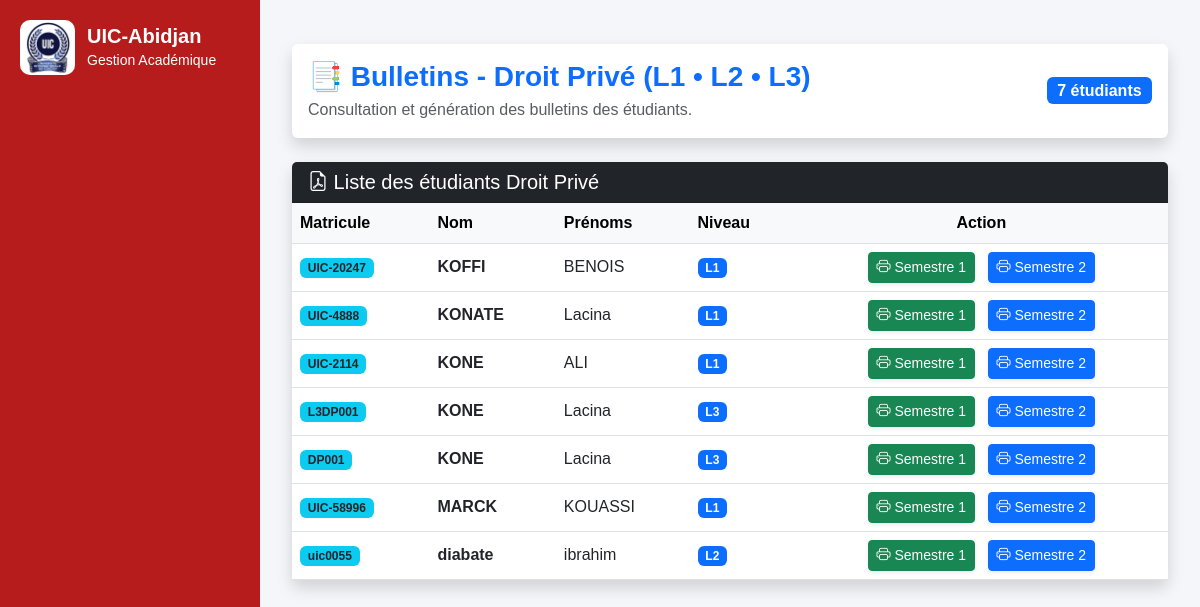
/lmd/l3/droit/bulletins/, run on the app's committed database.
### lmd/models.py (models this page shows, shortened)
class EtudiantLMD(models.Model):
    user = models.OneToOneField(
        User,
        on_delete=models.CASCADE,
        null=True,
        blank=True,
        related_name="etudiant_lmd"
    )
    matricule = models.CharField(
        max_length=50,
        unique=True,
        db_index=True
    )
    nom = models.CharField(
        max_length=100,
        db_index=True
    )
    prenoms = models.CharField(
        max_length=150
    )
    sexe = models.CharField(
        max_length=1,
        choices=(
            ('M', 'Masculin'),
            ('F', 'Féminin'),
        )
    )
    STATUTS = [
        ("AF", "Affecté"),
        ("NF", "Non Affecté"),
    ]
    statut = models.CharField(
        max_length=20,
        choices=STATUTS,
        default="NF"
    )
    date_naissance = models.DateField(
        null=True,
        blank=True
    )
    lieu_naissance = models.CharField(
        max_length=100,
        blank=True,
        null=True
    )
    telephone = models.CharField(
        max_length=30,
        blank=True
    )
    email = models.EmailField(
        blank=True
    )
    NIVEAUX = [
        ("L1", "Licence 1"),
        ("L2", "Licence 2"),
        ("L3", "Licence 3"),
        ("M1", "Master 1"),
        ("M2", "Master 2"),
        ("DOC", "Doctorat"),
    ]
    niveau = models.CharField(
        max_length=10,
        choices=NIVEAUX,
        db_index=True
    )
    filiere = models.ForeignKey(
        "FiliereLMD",
        on_delete=models.CASCADE,
        related_name="etudiants"
    )
    annee_academique = models.CharField(
        max_length=20,
        db_index=True
    )
    date_inscription = models.DateTimeField(
        auto_now_add=True
    )
    actif = models.BooleanField(
        default=True
    )
    class Meta:
        ordering = [
            "nom",
            "prenoms"
        ]
        constraints = [
            models.UniqueConstraint(
                fields=[
                    "matricule",
                    "annee_academique"
                ],
                name="unique_etudiant_annee"
            )
        ]

### lmd/views.py (the view)
# urls.py: path("l3/droit/bulletins/",views.l3_droit_bulletins,name="l3_droit_bulletins"),
def l3_droit_bulletins(request):
    filiere = get_object_or_404(
        FiliereLMD,
        libelle="Droit Privé"
    )
    etudiants = EtudiantLMD.objects.filter(
        filiere=filiere,
    ).order_by(
        "nom",
        "prenoms"
    )
    return render(
        request,
        "lmd/l3/droit/bulletins.html",
        {
            "etudiants": etudiants,
            "filiere": filiere
        }
    )

### lmd/templates/lmd/l3/droit/bulletins.html (shortened to what this page needs)
{% extends "base.html" %}
{% block content %}
<div class="container-fluid mt-4">
    <div class="card shadow border-0 mb-4">
        <div class="card-body d-flex justify-content-between align-items-center">
            <div>
                <h3 class="fw-bold text-primary mb-1">
                    📑 Bulletins - Droit Privé (L1 • L2 • L3)
                </h3>
                <p class="text-muted mb-0">
                    Consultation et génération des bulletins des étudiants.
                </p>
            </div>
            <div>
                <span class="badge bg-primary fs-6">
                    {{ etudiants|length }} étudiants
                </span>
            </div>
        </div>
    </div>
    <div class="card shadow border-0">
        <div class="card-header bg-dark text-white">
            <h5 class="mb-0">
                <i class="bi bi-file-earmark-pdf"></i>
                Liste des étudiants Droit Privé
            </h5>
        </div>
        <div class="card-body p-0">
            <div class="table-responsive">
                <table class="table table-hover align-middle mb-0">
                    <thead class="table-light">
                        <tr>
                            <th>
                                Matricule
                            </th>
                            <th>
                                Nom
                            </th>
                            <th>
                                Prénoms
                            </th>
                            <th>
                                Niveau
                            </th>
                            <th class="text-center">
                                Action
                            </th>
                        </tr>
                    </thead>
                    <tbody>
                        {% for e in etudiants %}
                        <tr>
                            <td class="fw-bold">
                                <span class="badge bg-info text-dark">
                                    {{ e.matricule }}
                                </span>
                            </td>
                            <td class="fw-semibold">
                                {{ e.nom }}
                            </td>
                            <td>
                                {{ e.prenoms }}
                            </td>
                            <td>
                                <span class="badge bg-primary">
                                    {{ e.niveau }}
                                </span>
                            </td>
                            <td class="text-center">
                                <a href="{% url 'imprimer_bulletin_lmd' e.id 'S1' %}"
   class="btn btn-success btn-sm shadow-sm me-2">
    <i class="bi bi-printer"></i>
    Semestre 1
</a>
<a href="{% url 'imprimer_bulletin_lmd' e.id 'S2' %}"
   class="btn btn-primary btn-sm shadow-sm">
    <i class="bi bi-printer"></i>
    Semestre 2
</a>
                            </td>
                        </tr>
                        {% endfor %}
                    </tbody>
                </table>
            </div>
        </div>
    </div>
</div>
{% endblock %}

### core/templates/base.html (style rules this page uses)
body { margin: 0; font-family: Arial, sans-serif; background: #f4f6f9; }

### data on the page
EtudiantLMD: matricule "UIC-20247", nom "KOFFI", prenoms "BENOIS", niveau "L1"
EtudiantLMD: matricule "UIC-4888", nom "KONATE", prenoms "Lacina", niveau "L1"
EtudiantLMD: matricule "UIC-2114", nom "KONE", prenoms "ALI", niveau "L1"
EtudiantLMD: matricule "L3DP001", nom "KONE", prenoms "Lacina", niveau "L3"
EtudiantLMD: matricule "DP001", nom "KONE", prenoms "Lacina", niveau "L3"
EtudiantLMD: matricule "UIC-58996", nom "MARCK", prenoms "KOUASSI", niveau "L1"
EtudiantLMD: matricule "uic0055", nom "diabate", prenoms "ibrahim", niveau "L2"

### other printed values
{{ etudiants|length }} "7"
